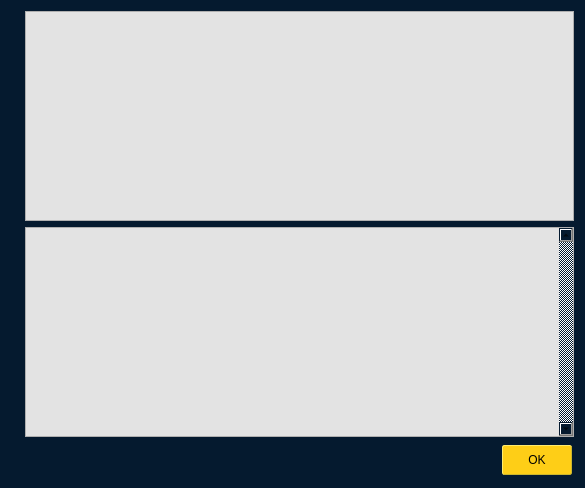
<?xml version="1.0" encoding="UTF-8"?>
<ui version="4.0">
 <class>HelpMessageDialog</class>
 <widget class="QDialog" name="HelpMessageDialog">
  <property name="geometry">
   <rect>
    <x>0</x>
    <y>0</y>
    <width>585</width>
    <height>488</height>
   </rect>
  </property>
  <property name="font">
   <font>
    <pointsize>10</pointsize>
   </font>
  </property>
  <property name="windowTitle">
   <string notr="true">Bitesax Core - Command-line options</string>
  </property>
  <property name="styleSheet">
   <string notr="true">background-color: rgb(5, 26, 47);
color: black;</string>
  </property>
  <layout class="QHBoxLayout" name="horizontalLayout_2">
   <item>
    <widget class="QLabel" name="graphic">
     <property name="sizePolicy">
      <sizepolicy hsizetype="Preferred" vsizetype="Ignored">
       <horstretch>0</horstretch>
       <verstretch>0</verstretch>
      </sizepolicy>
     </property>
     <property name="styleSheet">
      <string notr="true">background: transparent</string>
     </property>
     <property name="pixmap">
      <pixmap resource="../bitesax.qrc">:/images/about</pixmap>
     </property>
     <property name="alignment">
      <set>Qt::AlignLeading|Qt::AlignLeft|Qt::AlignTop</set>
     </property>
    </widget>
   </item>
   <item>
    <layout class="QVBoxLayout" name="verticalLayout">
     <item>
      <widget class="QTextEdit" name="helpMessage">
       <property name="styleSheet">
        <string notr="true">background-color: rgb(227, 227, 227);
color:black;</string>
       </property>
       <property name="readOnly">
        <bool>true</bool>
       </property>
      </widget>
     </item>
     <item>
      <widget class="QScrollArea" name="scrollArea">
       <property name="styleSheet">
        <string notr="true">background-color: rgb(227, 227, 227);
color:black;</string>
       </property>
       <property name="verticalScrollBarPolicy">
        <enum>Qt::ScrollBarAlwaysOn</enum>
       </property>
       <property name="widgetResizable">
        <bool>true</bool>
       </property>
       <widget class="QWidget" name="scrollAreaWidgetContents">
        <property name="geometry">
         <rect>
          <x>0</x>
          <y>0</y>
          <width>480</width>
          <height>209</height>
         </rect>
        </property>
        <layout class="QVBoxLayout" name="verticalLayout_2">
         <item>
          <widget class="QLabel" name="aboutMessage">
           <property name="cursor">
            <cursorShape>IBeamCursor</cursorShape>
           </property>
           <property name="styleSheet">
            <string notr="true">color:black</string>
           </property>
           <property name="textFormat">
            <enum>Qt::PlainText</enum>
           </property>
           <property name="alignment">
            <set>Qt::AlignLeading|Qt::AlignLeft|Qt::AlignTop</set>
           </property>
           <property name="openExternalLinks">
            <bool>true</bool>
           </property>
           <property name="textInteractionFlags">
            <set>Qt::LinksAccessibleByMouse|Qt::TextSelectableByKeyboard|Qt::TextSelectableByMouse</set>
           </property>
          </widget>
         </item>
        </layout>
       </widget>
      </widget>
     </item>
     <item>
      <widget class="QDialogButtonBox" name="okButton">
       <property name="styleSheet">
        <string notr="true">QPushButton { /* Global Button Style */
	background-color: rgb(254, 206, 23);
	border-width: 1px;
	border-style: outset;
	border-color: #cbb62f;
	border-radius: 2px;
	color:#000000;
	font-size:12px;
	font-weight:normal;
	padding-left:25px;
	padding-right:25px;
	padding-top:1px;
	padding-bottom:1px;
	height: 26px;
	margin: 2px;
}
QPushButton:hover {
		background-color: rgb(206, 163, 153);
}

QPushButton:pressed {
	background-color: rgb(170, 255, 255);
	border:1px solid #000000;
}</string>
       </property>
       <property name="orientation">
        <enum>Qt::Horizontal</enum>
       </property>
       <property name="standardButtons">
        <set>QDialogButtonBox::Ok</set>
       </property>
      </widget>
     </item>
    </layout>
   </item>
  </layout>
 </widget>
 <resources>
  <include location="../bitesax.qrc"/>
 </resources>
 <connections>
  <connection>
   <sender>okButton</sender>
   <signal>accepted()</signal>
   <receiver>HelpMessageDialog</receiver>
   <slot>accept()</slot>
   <hints>
    <hint type="sourcelabel">
     <x>20</x>
     <y>20</y>
    </hint>
    <hint type="destinationlabel">
     <x>20</x>
     <y>20</y>
    </hint>
   </hints>
  </connection>
  <connection>
   <sender>okButton</sender>
   <signal>rejected()</signal>
   <receiver>HelpMessageDialog</receiver>
   <slot>reject()</slot>
   <hints>
    <hint type="sourcelabel">
     <x>20</x>
     <y>20</y>
    </hint>
    <hint type="destinationlabel">
     <x>20</x>
     <y>20</y>
    </hint>
   </hints>
  </connection>
 </connections>
</ui>
